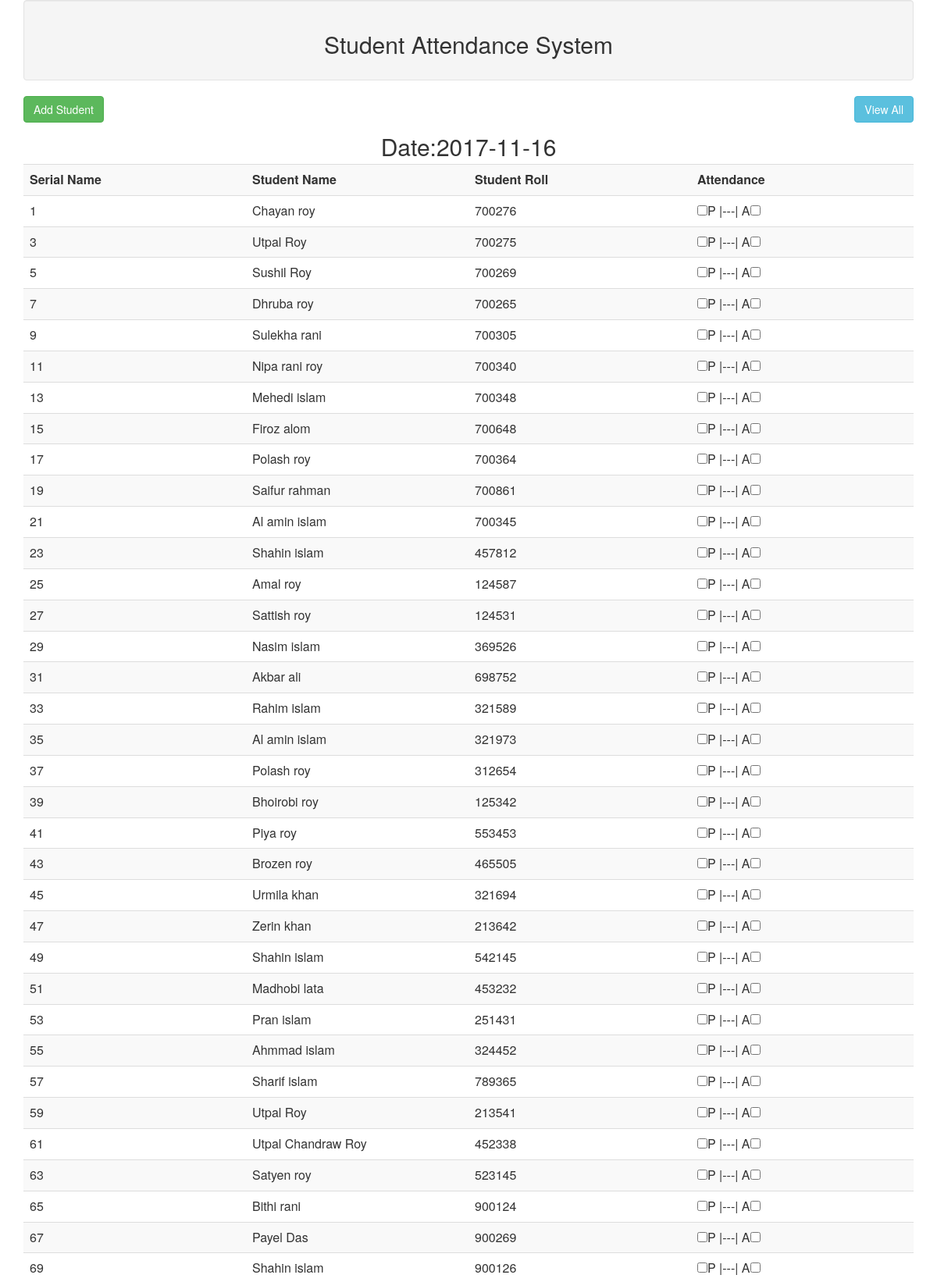
Page /SAMS/index.php (upper part) on the committed database.
### tables this page shows
CREATE TABLE `tbl_student` (
  `id` int(11) NOT NULL,
  `name` varchar(255) NOT NULL,
  `roll` int(6) NOT NULL,
  `reg` int(6) NOT NULL,
  `dept` varchar(255) NOT NULL,
  `semester` varchar(255) NOT NULL,
  `shift` varchar(255) NOT NULL,
  `f_name` varchar(255) NOT NULL,
  `m_name` varchar(255) NOT NULL,
  `birth_date` varchar(255) NOT NULL,
  `pre_vill` varchar(255) NOT NULL,
  `pre_post` varchar(255) NOT NULL,
  `pre_thana` varchar(255) NOT NULL,
  `pre_dist` varchar(255) NOT NULL,
  `par_vill` varchar(255) NOT NULL,
  `par_post` varchar(255) NOT NULL,
  `par_thana` varchar(255) NOT NULL,
  `par_dist` varchar(255) NOT NULL,
  `religion` varchar(255) NOT NULL,
  `phone` int(20) NOT NULL,
  `session` varchar(255) NOT NULL,
  `email` varchar(255) NOT NULL,
  `image` varchar(255) NOT NULL
);

### SAMS/lib/Database.php (called while the page is built, shortened)
<?php
class Database{
	public $host=DB_HOST;
	public $user=DB_USER;
	public $pass=DB_PASS;
	public $dbname=DB_NAME;
	public $link;
    private function connectDB(){
    	$this->link=new mysqli($this->host,$this->user,$this->pass,$this->dbname);
    }
    public function select($query){
    	$result=$this->link->query($query) or die($this->link->error.__LINE__);
    	if($result->num_rows>0){
    		return $result;
    	}
    	else
    	{
    		return false;
    	}
    }
}
 ?>

### SAMS/lib/Student.php (called while the page is built, shortened)
<?php
 class Student{
  private $db;
 	public function __construct()
		{
			$this->db=new Database();
		}
  public function getStudent()
		{
			$query="SELECT *FROM tbl_student";
			$result=$this->db->select($query);
			return $result;
		}
 }
 ?>

### SAMS/index.php (the view, shortened to what this page needs)
 <?php
 $stu=new Student();
 $cur_date=date('Y-m-d');
  ?>
	<div class="pannel pannel-defult">
	<div class="pannel-heading">
		<h2>
			<a class="btn btn-success" href="add.php">Add Student</a>
			<a class="btn btn-info pull-right" href="date_view.php">View All</a>
		</h2>
	</div>
	 <div class="pannel-body">
	 <div class="wel text-center" style="font-size: 30px">
	 	<strong></strong>Date:<?php  echo $cur_date?>
	 </div>
	 <form action="" method="POST">
	 	<table class="table table-striped">
	 		<tr>
	 			<th width="25%">Serial Name</th>
	 			<th width="25%">Student Name</th>
	 			<th width="25%">Student Roll</th>
	 		    <th width="25%">Attendance</th>
	 		</tr>
<?php
     $get_student=$stu->getStudent();
     if($get_student){
     	$i=0;
     	while ($value=$get_student->fetch_assoc()) {
     		$i++;
 ?>
		<tr>
		    <td><?php echo $i++; ?></td>
			<td><?php echo $value['name']; ?> </td>
			<td><?php echo $value['roll']; ?></td>
			<td>
				<input type="checkbox" name="attend[<?php echo $value['roll']; ?>]"
				value="present">P
				|---| A<input type="checkbox" name="attend[<?php echo $value['roll']; ?>]"
				value="absent">
			</td>
	   </tr>
	 		<?php }  } ?>
	 	</table>
	 </form>
	  </div>
	</div>

### rows in the picture
tbl_student: name "Chayan roy", roll "700276"
tbl_student: name "Utpal Roy", roll "700275"
tbl_student: name "Sushil Roy", roll "700269"
tbl_student: name "Dhruba roy", roll "700265"
tbl_student: name "Sulekha rani", roll "700305"
tbl_student: name "Nipa rani roy", roll "700340"
tbl_student: name "Mehedi islam", roll "700348"
tbl_student: name "Firoz alom", roll "700648"
tbl_student: name "Polash roy", roll "700364"
tbl_student: name "Saifur rahman", roll "700861"
tbl_student: name "Al amin islam", roll "700345"
tbl_student: name "Shahin islam", roll "457812"
tbl_student: name "Amal roy", roll "124587"
tbl_student: name "Sattish roy", roll "124531"
tbl_student: name "Nasim islam", roll "369526"
tbl_student: name "Akbar ali", roll "698752"
tbl_student: name "Rahim islam", roll "321589"
tbl_student: name "Al amin islam", roll "321973"
tbl_student: name "Polash roy", roll "312654"
tbl_student: name "Bhoirobi roy", roll "125342"
tbl_student: name "Piya roy", roll "553453"
tbl_student: name "Brozen roy", roll "465505"
tbl_student: name "Urmila khan", roll "321694"
tbl_student: name "Zerin khan", roll "213642"
tbl_student: name "Shahin islam", roll "542145"
tbl_student: name "Madhobi lata", roll "453232"
tbl_student: name "Pran islam", roll "251431"
tbl_student: name "Ahmmad islam", roll "324452"
tbl_student: name "Sharif islam", roll "789365"
tbl_student: name "Utpal Roy", roll "213541"
tbl_student: name "Utpal Chandraw Roy", roll "452338"
tbl_student: name "Satyen roy", roll "523145"
tbl_student: name "Bithi rani", roll "900124"
tbl_student: name "Payel Das", roll "900269"
tbl_student: name "Shahin islam", roll "900126"
